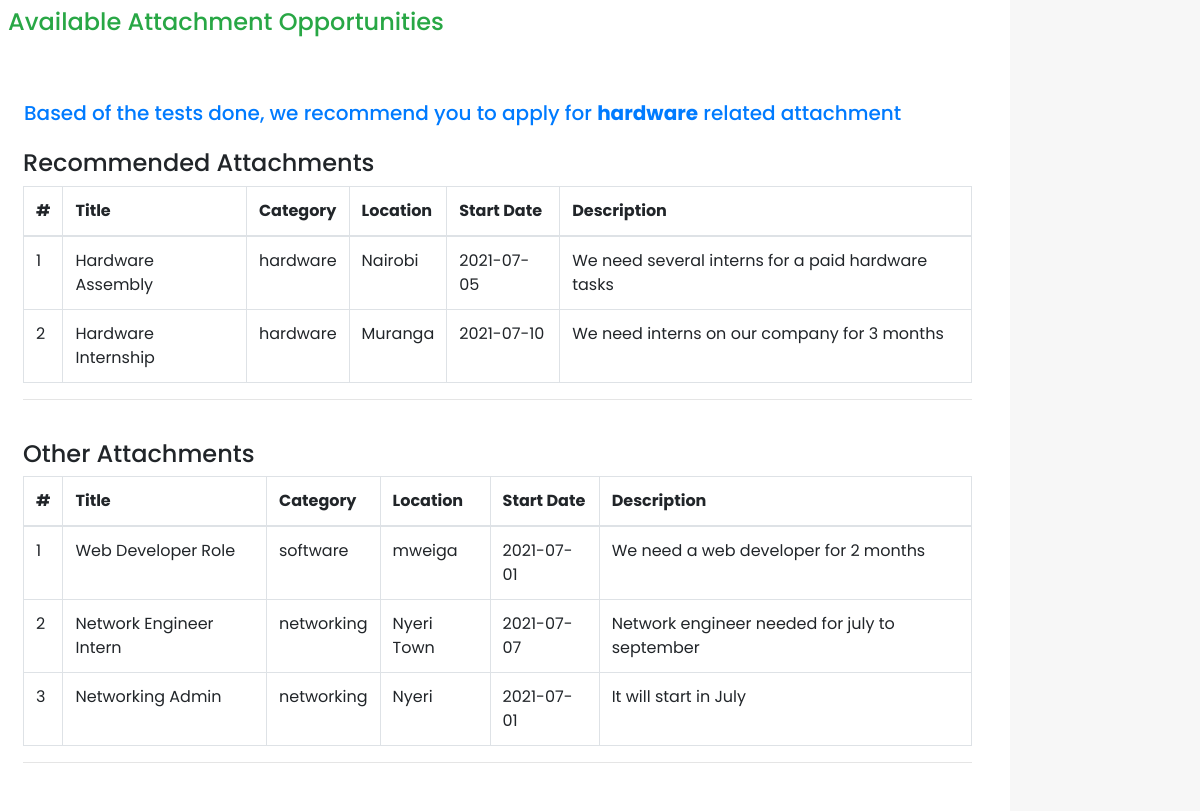
The page /users/student/attachments.php (signed in, lower part) on the database as committed earlier.
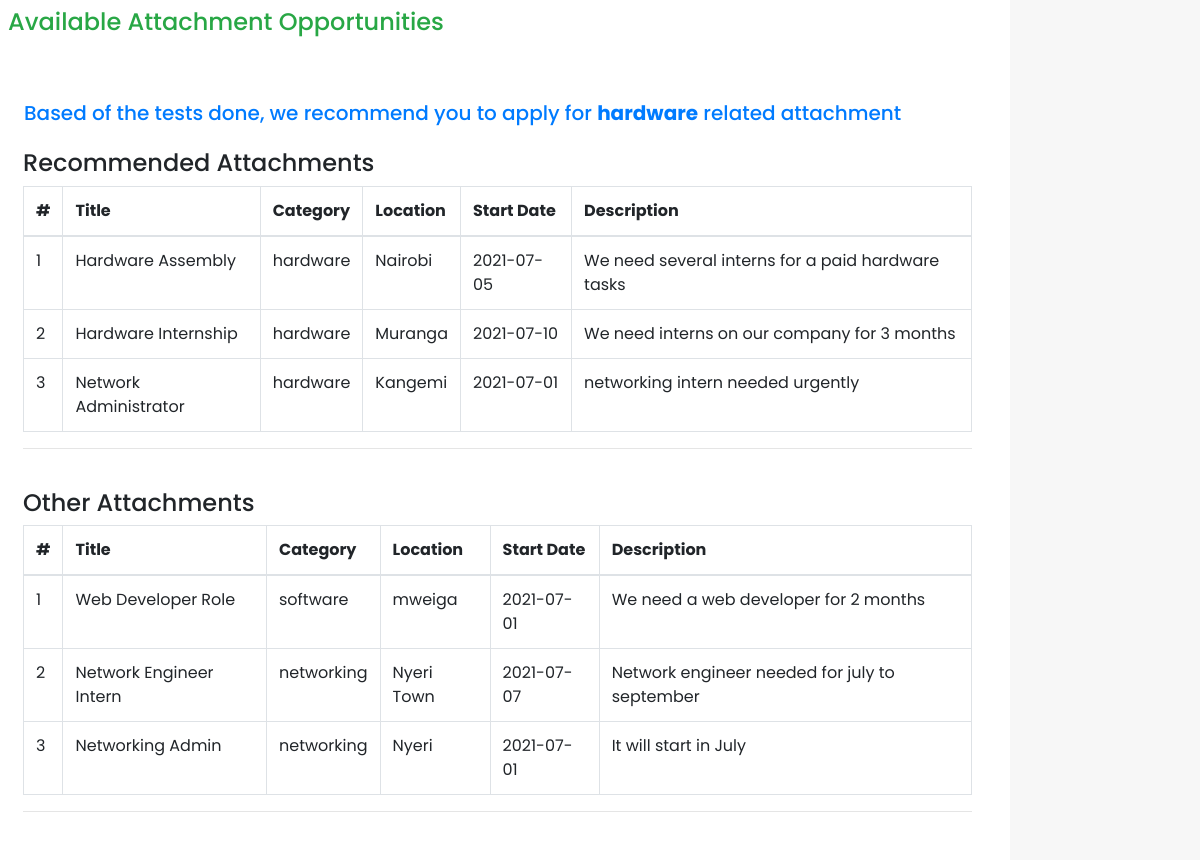
The same page on the database as committed later.
### tables this page shows
CREATE TABLE `tbl_attachments` (
  `id` int(11) NOT NULL,
  `title` varchar(200) NOT NULL,
  `cname` varchar(200) NOT NULL,
  `category` varchar(200) NOT NULL,
  `location` varchar(200) NOT NULL,
  `startdate` date NOT NULL,
  `description` varchar(500) NOT NULL
);

### users/student/myFunctions.php (the view, shortened to what this page needs)
<?php
function calculateScore($test, $sid)
{
    include "includes/config.php";
    $score = 0;
    $result = mysqli_query($conn, "SELECT DISTINCT * FROM tbl_responses where test ='$test' and student_id='$sid'");
    while ($row = mysqli_fetch_assoc($result)) {
        $res = $row['response'];
        $quizno = $row['quizno'];
        $ansres = mysqli_query($conn, "SELECT DISTINCT * FROM tbl_answers where test ='$test' and quizno='$quizno'");
        while ($ansrow = mysqli_fetch_assoc($ansres)) {
            if ($ansrow['correct'] == 1) {
                if ($ansrow['answer'] == $res) {
                    $score++;
                }
            }
        }
    }
    return $score;
}
function getBestScored($sid)
{
    $hardwareScore = calculateScore("hardware", $sid);
    $softwareScore = calculateScore("software", $sid);
    $networkingScore = calculateScore("networking", $sid);
    if ($hardwareScore > $softwareScore && $hardwareScore > $networkingScore) {
        return "hardware";
    } else if ($softwareScore > $hardwareScore && $softwareScore > $networkingScore) {
        return "software";
    } else if ($networkingScore > $hardwareScore && $networkingScore > $softwareScore) {
        return "networking";
    } else if ($networkingScore > $hardwareScore && $networkingScore == $softwareScore) {
        return "networking and software";
    } else if ($hardwareScore > $networkingScore && $hardwareScore == $softwareScore) {
        return "hardware and software";
    } else if ($hardwareScore > $softwareScore && $hardwareScore == $networkingScore) {
        return "hardware and networking";
    } else {
        return "All";
    }
}
?>
        <?php
function getRecommendedAttachments($sid)
{
    include "includes/config.php";
    $test =  getBestScored($sid);
    $query = "";
    if ($test == "hardware and networking") {
        $query = "SELECT * FROM tbl_attachments where category = 'hardware' OR category ='networking'";
    } else if ($test == "networking and software") {
        $query = "SELECT * FROM tbl_attachments where category = 'software' OR category ='networking'";
    } else if ($test == "hardware and software") {
        $query = "SELECT * FROM tbl_attachments where category = 'hardware' OR category ='software'";
    } else {
        $query = "SELECT * FROM tbl_attachments where category = '$test'";
    }
    $checkresult = mysqli_query($conn, $query);
    if (mysqli_num_rows($checkresult) > 0) {
        $count = 0;
        while ($array = mysqli_fetch_assoc($checkresult)) {
            $count++;
        ?>
            <tr>
                <td><?php echo $count ?></td>
                <td><?php echo $array['title'] ?></td>
                <td><?php echo $array['category'] ?></td>
                <td><?php echo $array['location'] ?></td>
                <td><?php echo $array['startdate'] ?></td>
                <td><?php echo $array['description'] ?></td>
            </tr>
        <?php
        }
    } else {
        echo "<tr><td colspan='7'> No Attachment in this area</td></tr>";
    }
}
function getAllAttachments($sid)
{
    include "includes/config.php";
    $test =  getBestScored($sid);
    $query = "";
    if ($test == "hardware and networking") {
        $query = "SELECT * FROM tbl_attachments where category != 'hardware' AND category !='networking'";
    } else if ($test == "networking and software") {
        $query = "SELECT * FROM tbl_attachments where category != 'software' AND category !='networking'";
    } else if ($test == "hardware and software") {
        $query = "SELECT * FROM tbl_attachments where category != 'hardware' AND category !='software'";
    } else if ($test == "All") {
        $query = "SELECT * FROM tbl_attachments";
    } else {
        $query = "SELECT * FROM tbl_attachments where category !='$test' ";
    }
    $checkresult = mysqli_query($conn, $query);
    if (mysqli_num_rows($checkresult) > 0) {
        $count = 0;
        while ($array = mysqli_fetch_assoc($checkresult)) {
            $count++;
        ?>
            <tr>
                <td><?php echo $count ?></td>
                <td><?php echo $array['title'] ?></td>
                <td><?php echo $array['category'] ?></td>
                <td><?php echo $array['location'] ?></td>
                <td><?php echo $array['startdate'] ?></td>
                <td><?php echo $array['description'] ?></td>
            </tr>
<?php
        }
    } else {
        echo "<tr><td colspan='7'> No Attachment in this area</td></tr>";
    }
}

Rows that differ between the two databases and show on the page:
added tbl_attachments: title "Network Administrator", category "hardware", location "Kangemi", startdate "2021-07-01", description "networking intern needed urgently", shown under "Recommended Attachments"
